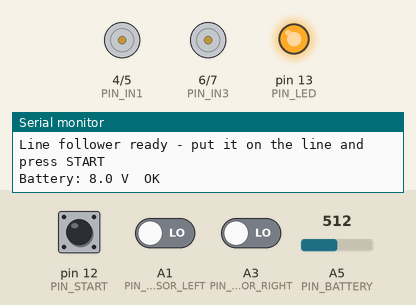
This sketch was run on a simulated Arduino Uno, built with avr-gcc and run on an emulated ATmega328P. Parts: motor-driver pin pairs drawn as motors (green arrow = first pin HIGH = forward, orange = second pin HIGH = backward, longer = more drive, scaled by the enable pin), output pins drawn as LEDs (lit = HIGH), the last lines printed to the serial monitor. Dashed ring = blinking. The test bench sets the inputs (shaded band); at power-on: pin 12 (PIN_START) HIGH, A1 (PIN_SENSOR_LEFT) LOW, A3 (PIN_SENSOR_RIGHT) LOW, A5 (PIN_BATTERY) = 512.

Above: at 1.2 s.
1.3 s: pin 12 (PIN_START) pulled LOW for 0.15 s
At 3.5 s:
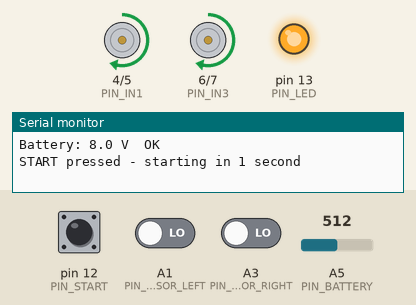
3.8 s: A1 (PIN_SENSOR_LEFT) driven HIGH
At 4.2 s:
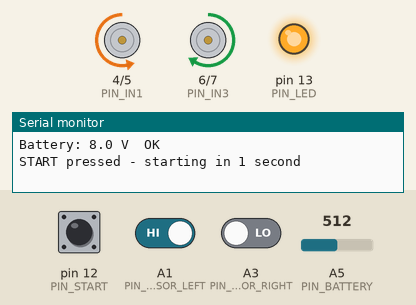
5.3 s: A3 (PIN_SENSOR_RIGHT) driven HIGH
At 8.2 s:
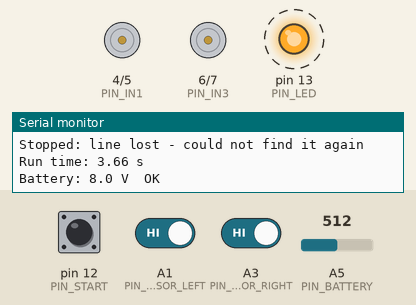
8.3 s: pin 12 (PIN_START) pulled LOW for 1 s
At 10.77 s:
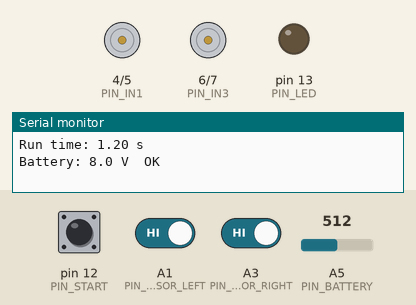
11.3 s: pin 12 (PIN_START) pulled LOW for 3.2 s
At 13.44 s:
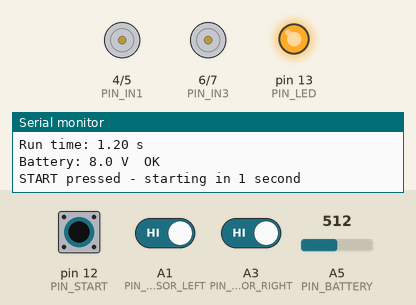
16.0 s: pin 12 (PIN_START) driven LOW and A1 (PIN_SENSOR_LEFT) driven LOW
At 18.1 s:
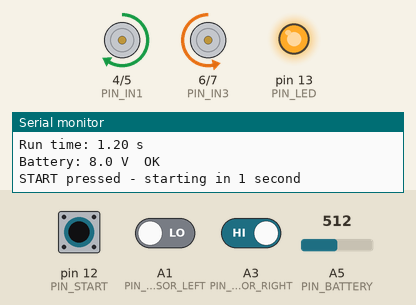
Timing chart, 0 to 19.5 s (numbered marks = the images above; inputs shaded):
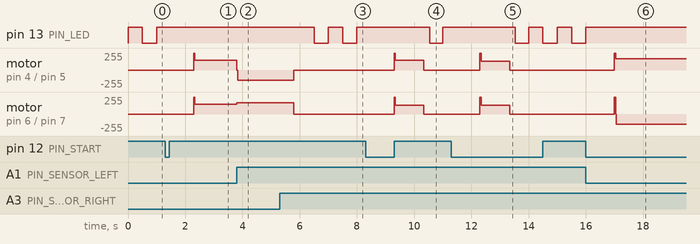

The sketch:

LF3_Line_Follower.ino
```cpp
/*
 * =====================================================================
 *  LINE FOLLOWER ROBOT  -  main program                LF3_Line_Follower
 *  TechRadiance Jr. World Cup 2026  -  Line Follower Robot
 * =====================================================================
 *
 *  HARDWARE
 *    Arduino UNO with the Line Follower Carrier Shield v1.0 (our PCB) on top
 *    L298N motor driver  ->  2 BO motors
 *        left motor  on L298N OUT1 / OUT2   (controlled by ENA, IN1, IN2)
 *        right motor on L298N OUT3 / OUT4   (controlled by ENB, IN3, IN4)
 *    2 IR sensor modules (3-pin, digital) on the shield ports LEFT A1 and RIGHT A3
 *    START button (D12) and red RUN LED (D13) on the shield
 *
 *  THE IDEA  (simple rules - PID is not allowed by the competition rules)
 *    The two sensors sit just OUTSIDE the two edges of the black line,
 *    so when the robot is centred both of them see white.
 *
 *      LEFT sensor   RIGHT sensor   what it means                  what we do
 *      white         white          line is between the sensors    go straight
 *      BLACK         white          robot has drifted right        turn left
 *      white         BLACK          robot has drifted left         turn right
 *      BLACK         BLACK          a crossing line or junction    keep going straight
 *
 *    Two extra rules make it reliable on sharp bends and corners:
 *    1. GENTLE, THEN SHARP: a turn starts gentle (inner wheel stopped). If the
 *       sensor is still on black after SHARP_AFTER_MS milliseconds, the bend
 *       is sharp, so the inner wheel runs backwards and the robot spins.
 *    2. LINE MEMORY: after a sharp turn the robot remembers which way it
 *       was turning. If it then sees no line at all for LOST_AFTER_MS, it has
 *       shot past a sharp corner, so it spins back that way until a sensor
 *       finds the line. (Both sensors black during a sharp turn is treated
 *       as a corner too, not as a crossing.)
 *
 *  BEFORE THE FIRST RUN
 *    1. Upload LF1_Sensor_Test  -> adjust the sensors, set SENSOR_HIGH_ON_BLACK.
 *    2. Upload LF2_Motor_Test   -> check wheel directions, set *_MOTOR_REVERSED.
 *    3. Upload this program. Put the robot on the line, press START.
 *       It waits 1 second, then runs. Press START again to stop it.
 *
 *  RUN LED:  slow blink = ready, waiting for START
 *            fast blink = ready, but the battery is low
 *            steady ON  = running
 * =====================================================================
 */


// ---------------------------------------------------------------------
// 1. PINS  -  fixed by the PCB tracks, do not change
// ---------------------------------------------------------------------
const byte PIN_ENA = 3;     // L298N ENA : left motor speed  (PWM pin)
const byte PIN_IN1 = 4;     // L298N IN1 : left motor direction
const byte PIN_IN2 = 5;     // L298N IN2 : left motor direction
const byte PIN_IN3 = 6;     // L298N IN3 : right motor direction
const byte PIN_IN4 = 7;     // L298N IN4 : right motor direction
const byte PIN_ENB = 11;    // L298N ENB : right motor speed (PWM pin)

const byte PIN_SENSOR_LEFT  = A1;   // shield port "LEFT A1"
const byte PIN_SENSOR_RIGHT = A3;   // shield port "RIGHT A3"

const byte PIN_START   = 12;   // START button: reads LOW while it is pressed
const byte PIN_LED     = 13;   // red RUN LED on the shield (and the UNO's own "L" LED)
const byte PIN_BATTERY = A5;   // battery voltage, divided by 3.2 on the shield


// ---------------------------------------------------------------------
// 2. SETTINGS  -  the numbers you tune on the practice track
// ---------------------------------------------------------------------

// Sensors. Most 3-pin IR modules give HIGH over black and LOW over white.
// LF1_Sensor_Test shows which way round yours are.
const bool SENSOR_HIGH_ON_BLACK = true;

// Motors. If a wheel turns the wrong way in LF2_Motor_Test, change its
// line to true (or swap that motor's two wires on the L298N).
const bool LEFT_MOTOR_REVERSED  = false;
const bool RIGHT_MOTOR_REVERSED = false;

// Motor power for each situation: 0 = off, 255 = full power, minus = backwards.
const int SPEED_STRAIGHT   = 150;   // both wheels, line between the sensors
const int SPEED_CROSSING   = 130;   // both wheels, driving over a crossing line
const int TURN_OUTER       = 170;   // outer wheel in every turn
const int TURN_INNER_SOFT  = 0;     // inner wheel in a gentle turn  (stopped)
const int TURN_INNER_SHARP = -150;  // inner wheel in a sharp turn   (backwards = spin)

// Timing, in milliseconds (1000 ms = 1 second).
const unsigned long SHARP_AFTER_MS = 30;    // sensor on black this long -> treat it as a sharp bend
const unsigned long START_DELAY_MS = 1000;  // time to move your hand away after pressing START
const unsigned long KICK_MS        = 40;    // short full-power push so the wheels start together
const unsigned long LIFTED_STOP_MS = 1000;  // both sensors black this long -> robot lifted up: stop
const unsigned long LOST_AFTER_MS  = 250;   // line memory: no line this long after a sharp turn -> search
const unsigned long SEARCH_GIVE_UP_MS = 2000; // spinning this long without finding the line -> stop

// Optional: stop by itself on a wide black "stop box" (both sensors black for a while).
// Leave false unless your track has a stop box; a crossing line is much shorter than this.
const bool STOP_AT_STOP_BOX = false;
const unsigned long STOP_BOX_MS = 250;

// Optional, for the Final: stop at a junction (the rules give challenge points for it).
// Every place where BOTH sensors see black (a crossing or a junction) is counted.
//   0       = never stop, drive straight over all of them
//   1, 2, 3 = stop at that junction, wait JUNCTION_WAIT_MS, then carry on
// Only switch this on once you have seen the track layout.
const int STOP_AT_JUNCTION = 0;
const unsigned long JUNCTION_WAIT_MS = 3000;    // 0 = stay stopped (end of the run)

// Battery: 2 Li-ion cells in series = 8.4 V full, 7.4 V normal. Recharge below about 6.8 V.
const float LOW_BATTERY_VOLTS = 6.8;

// true = print what the sensors see while running (Serial Monitor, 115200 baud).
// Printing slows the program down a little, so switch it off for real runs.
const bool DEBUG = false;


// ---------------------------------------------------------------------
// 3. VARIABLES  -  what the program remembers between loops
// ---------------------------------------------------------------------
bool running = false;             // false = waiting for START, true = following the line
bool batteryLow = false;          // set by checkBattery()
unsigned long runStartedAt = 0;   // millis() when the run began, for the run time

// What the robot is doing right now, and since when.
const byte ACT_STRAIGHT = 0;
const byte ACT_LEFT     = 1;
const byte ACT_RIGHT    = 2;
const byte ACT_CROSSING = 3;
const byte ACT_SEARCH_LEFT  = 4;  // line memory: spinning left to find the line again
const byte ACT_SEARCH_RIGHT = 5;  // line memory: spinning right to find the line again
byte action = ACT_STRAIGHT;
unsigned long actionSince = 0;
byte lineMemory = ACT_STRAIGHT;   // side of the last sharp turn (ACT_STRAIGHT = nothing remembered)
int junctionCount = 0;            // crossings/junctions passed in this run
unsigned long lastDebugPrint = 0;


// ---------------------------------------------------------------------
// 4. MOTORS
// ---------------------------------------------------------------------

// Run one motor. speed: -255 (full backwards) ... 0 (off) ... +255 (full forwards)
void setMotor(byte pinSpeed, byte pinDirA, byte pinDirB, int speed, bool reversed) {
  if (reversed) speed = -speed;
  speed = constrain(speed, -255, 255);

  if (speed > 0) {                 // forwards: IN pins HIGH, LOW
    digitalWrite(pinDirA, HIGH);
    digitalWrite(pinDirB, LOW);
  } else if (speed < 0) {          // backwards: IN pins LOW, HIGH
    digitalWrite(pinDirA, LOW);
    digitalWrite(pinDirB, HIGH);
    speed = -speed;                // the speed pin only takes 0..255
  } else {                         // off: no power, the wheel rolls freely
    digitalWrite(pinDirA, LOW);
    digitalWrite(pinDirB, LOW);
  }
  analogWrite(pinSpeed, speed);    // PWM: how much of the time the motor gets power
}

// Run both motors.
void drive(int leftSpeed, int rightSpeed) {
  setMotor(PIN_ENA, PIN_IN1, PIN_IN2, leftSpeed, LEFT_MOTOR_REVERSED);
  setMotor(PIN_ENB, PIN_IN3, PIN_IN4, rightSpeed, RIGHT_MOTOR_REVERSED);
}

// Stop quickly: both motor wires are connected together inside the L298N,
// which turns each motor into a brake.
void brakeMotors() {
  digitalWrite(PIN_IN1, LOW);
  digitalWrite(PIN_IN2, LOW);
  digitalWrite(PIN_IN3, LOW);
  digitalWrite(PIN_IN4, LOW);
  analogWrite(PIN_ENA, 255);
  analogWrite(PIN_ENB, 255);
}


// ---------------------------------------------------------------------
// 5. SENSORS, BUTTON AND BATTERY
// ---------------------------------------------------------------------

// true if this sensor is over the black line
bool sensorOnBlack(byte pin) {
  bool isHigh = (digitalRead(pin) == HIGH);
  if (SENSOR_HIGH_ON_BLACK) {
    return isHigh;
  }
  return !isHigh;
}

// true only at the moment the START button is pushed down (not while it is held)
bool startButtonPressed() {
  static bool wasDown = false;
  static unsigned long lastChange = 0;

  bool isDown = (digitalRead(PIN_START) == LOW);
  if (isDown == wasDown) return false;            // nothing changed
  if (millis() - lastChange < 50) return false;   // ignore contact bounce (50 ms)
  lastChange = millis();
  wasDown = isDown;
  return isDown;
}

// Battery voltage in volts (measured after the protection diode, about 0.3 V below the cells)
float readBatteryVolts() {
  long total = 0;
  for (byte i = 0; i < 16; i++) {       // average 16 readings to remove noise
    total += analogRead(PIN_BATTERY);
  }
  float pinVolts = (total / 16.0) * 5.0 / 1023.0;   // 0..1023 -> 0..5 V on pin A5
  return pinVolts * 3.2;                            // undo the divider: (22k + 10k) / 10k = 3.2
}

void checkBattery() {
  float volts = readBatteryVolts();
  batteryLow = (volts > 3.0 && volts < LOW_BATTERY_VOLTS);

  Serial.print(F("Battery: "));
  if (volts < 3.0) {
    Serial.println(F("not connected or switch OFF - the motors cannot run on USB power"));
  } else {
    Serial.print(volts, 1);
    Serial.println(batteryLow ? F(" V  LOW - please recharge") : F(" V  OK"));
  }
}


// ---------------------------------------------------------------------
// 6. LINE FOLLOWING
// ---------------------------------------------------------------------

// Remember when the robot starts doing something new.
// Returns true at the moment the action changes.
bool setAction(byte newAction) {
  if (newAction == action) return false;
  action = newAction;
  actionSince = millis();
  return true;
}

// How long the robot has been doing the current action, in ms.
unsigned long timeInAction() {
  return millis() - actionSince;
}

// Inner wheel in a turn: stopped at first, backwards if the turn goes on (sharp bend).
int innerWheelSpeed() {
  if (timeInAction() < SHARP_AFTER_MS) {
    return TURN_INNER_SOFT;
  }
  return TURN_INNER_SHARP;
}

void stopRun(const char *reason) {
  brakeMotors();
  delay(200);                     // brake for a moment...
  drive(0, 0);                    // ...then switch the motors off
  running = false;
  digitalWrite(PIN_LED, LOW);

  Serial.print(F("Stopped: "));
  Serial.println(reason);
  Serial.print(F("Run time: "));
  Serial.print((millis() - runStartedAt) / 1000.0, 2);
  Serial.println(F(" s"));
  checkBattery();
}

void startRun() {
  digitalWrite(PIN_LED, HIGH);
  Serial.println(F("START pressed - starting in 1 second"));
  delay(START_DELAY_MS);

  drive(255, 255);                // kick: full power for a moment
  delay(KICK_MS);

  running = true;
  runStartedAt = millis();
  action = ACT_STRAIGHT;
  actionSince = millis();
  lineMemory = ACT_STRAIGHT;
  junctionCount = 0;
}

// Stop at a junction (only used when STOP_AT_JUNCTION is not 0).
void stopAtJunction() {
  brakeMotors();
  Serial.print(F("Junction "));
  Serial.print(junctionCount);
  Serial.println(F(" - stopping"));
  if (JUNCTION_WAIT_MS == 0) {
    stopRun("stopped at the junction");
    return;
  }
  delay(JUNCTION_WAIT_MS);
  actionSince = millis();         // the wait does not count as "black for a long time"
}

// Spin on the spot: inner wheel backwards, outer wheel forwards.
void spin(bool toLeft) {
  if (toLeft) {
    drive(TURN_INNER_SHARP, TURN_OUTER);
  } else {
    drive(TURN_OUTER, TURN_INNER_SHARP);
  }
}

// The heart of the program: read both sensors and decide what to do.
void followLine() {
  bool left  = sensorOnBlack(PIN_SENSOR_LEFT);
  bool right = sensorOnBlack(PIN_SENSOR_RIGHT);

  // What was the robot doing just before this reading?
  bool searching = (action == ACT_SEARCH_LEFT || action == ACT_SEARCH_RIGHT);
  bool sharpTurn = (action == ACT_LEFT || action == ACT_RIGHT) && timeInAction() >= SHARP_AFTER_MS;

  if (left && !right) {
    // BLACK | white : the line is under the left sensor -> turn left
    lineMemory = ACT_STRAIGHT;              // we can see the line: nothing to remember
    setAction(ACT_LEFT);
    drive(innerWheelSpeed(), TURN_OUTER);
  }
  else if (!left && right) {
    // white | BLACK : the line is under the right sensor -> turn right
    lineMemory = ACT_STRAIGHT;
    setAction(ACT_RIGHT);
    drive(TURN_OUTER, innerWheelSpeed());
  }
  else if (searching || (left && sharpTurn)) {
    // Spinning round a corner: either searching for a lost line, or both sensors
    // went black in the middle of a sharp turn (the robot is on top of a corner).
    // Keep spinning the same way until exactly one sensor sees the line.
    if (timeInAction() >= SEARCH_GIVE_UP_MS) {
      stopRun("line lost - could not find it again");
      return;
    }
    spin(action == ACT_LEFT || action == ACT_SEARCH_LEFT);
  }
  else if (!left && !right) {
    // white | white : the line is between the sensors (or in a gap) -> straight on
    if (sharpTurn) {
      lineMemory = action;                  // a sharp turn just ended: remember which way it went
    }
    setAction(ACT_STRAIGHT);
    if (lineMemory != ACT_STRAIGHT && timeInAction() >= LOST_AFTER_MS) {
      // LINE MEMORY: still no line LOST_AFTER_MS after a sharp turn, so the robot
      // must have shot past a sharp corner. Spin back the way it was turning.
      setAction(lineMemory == ACT_LEFT ? ACT_SEARCH_LEFT : ACT_SEARCH_RIGHT);
      lineMemory = ACT_STRAIGHT;
      spin(action == ACT_SEARCH_LEFT);
    } else {
      drive(SPEED_STRAIGHT, SPEED_STRAIGHT);
    }
  }
  else {
    // BLACK | BLACK : a crossing line or a junction -> keep going straight
    lineMemory = ACT_STRAIGHT;
    if (setAction(ACT_CROSSING)) {          // just arrived at a new junction
      junctionCount++;
      if (junctionCount == STOP_AT_JUNCTION) {
        stopAtJunction();
        return;
      }
    }
    if (STOP_AT_STOP_BOX && timeInAction() >= STOP_BOX_MS) {
      stopRun("stop box");
      return;
    }
    if (timeInAction() >= LIFTED_STOP_MS) {
      stopRun("both sensors saw black for 1 s (robot lifted?)");
      return;
    }
    drive(SPEED_CROSSING, SPEED_CROSSING);
  }

  if (DEBUG && millis() - lastDebugPrint >= 100) {
    lastDebugPrint = millis();
    Serial.print(left ? F("L:BLACK ") : F("L:white "));
    Serial.print(right ? F("R:BLACK  ") : F("R:white  "));
    if (action == ACT_STRAIGHT)      Serial.println(F("straight"));
    else if (action == ACT_LEFT)     Serial.println(F("turn left"));
    else if (action == ACT_RIGHT)    Serial.println(F("turn right"));
    else if (action == ACT_CROSSING) Serial.println(F("crossing"));
    else                             Serial.println(F("searching for the line"));
  }
}


// ---------------------------------------------------------------------
// 7. SETUP AND LOOP
// ---------------------------------------------------------------------
void setup() {
  pinMode(PIN_ENA, OUTPUT);
  pinMode(PIN_IN1, OUTPUT);
  pinMode(PIN_IN2, OUTPUT);
  pinMode(PIN_IN3, OUTPUT);
  pinMode(PIN_IN4, OUTPUT);
  pinMode(PIN_ENB, OUTPUT);
  drive(0, 0);                          // motors off straight away

  pinMode(PIN_SENSOR_LEFT, INPUT);
  pinMode(PIN_SENSOR_RIGHT, INPUT);
  pinMode(PIN_START, INPUT_PULLUP);     // the button connects D12 to GND
  pinMode(PIN_LED, OUTPUT);

  Serial.begin(115200);
  Serial.println(F("Line follower ready - put it on the line and press START"));
  checkBattery();
}

void loop() {
  if (!running) {
    // waiting: blink the LED (fast if the battery is low) and watch the button
    unsigned long blinkTime = batteryLow ? 100 : 500;
    digitalWrite(PIN_LED, (millis() / blinkTime) % 2 == 0 ? HIGH : LOW);
    if (startButtonPressed()) {
      startRun();
    }
    return;
  }

  if (startButtonPressed()) {           // START pressed again during a run
    stopRun("START pressed");
    return;
  }
  followLine();
}
```

Measured:
- after the input at 1.3 s, pin 13 (PIN_LED): stops changing and stays HIGH; motor on pin 4 (PIN_IN1) / pin 5 (PIN_IN2), motor on pin 6 (PIN_IN3) / pin 7 (PIN_IN4): stopped → forward 150/255 after 1.0 s
- after the input at 3.8 s, motor on pin 4 (PIN_IN1) / pin 5 (PIN_IN2): forward 150/255 → backward 150/255 at once; motor on pin 6 (PIN_IN3) / pin 7 (PIN_IN4): forward 150/255 → forward 170/255 at once
- after the input at 5.3 s, pin 13 (PIN_LED): alternates HIGH for 0.50 s and LOW for 0.50 s, starting after 1.2 s; motor on pin 4 (PIN_IN1) / pin 5 (PIN_IN2): backward 150/255 → stopped after 0.50 s; motor on pin 6 (PIN_IN3) / pin 7 (PIN_IN4): forward 170/255 → stopped after 0.50 s
- after the input at 8.3 s, motor on pin 4 (PIN_IN1) / pin 5 (PIN_IN2): stopped → forward 150/255 after 1.0 s, → stopped 1.0 s later; motor on pin 6 (PIN_IN3) / pin 7 (PIN_IN4): stopped → forward 130/255 after 1.0 s, → stopped 1.0 s later
- after the input at 11.3 s, motor on pin 4 (PIN_IN1) / pin 5 (PIN_IN2), motor on pin 6 (PIN_IN3) / pin 7 (PIN_IN4): stopped → forward 130/255 after 1.0 s, → stopped 1.0 s later
- after the input at 16.0 s, pin 13 (PIN_LED): goes on until 16.0 s, then stays HIGH; motor on pin 4 (PIN_IN1) / pin 5 (PIN_IN2): stopped → forward 170/255 after 1.0 s; motor on pin 6 (PIN_IN3) / pin 7 (PIN_IN4): stopped → backward 150/255 after 1.0 s
